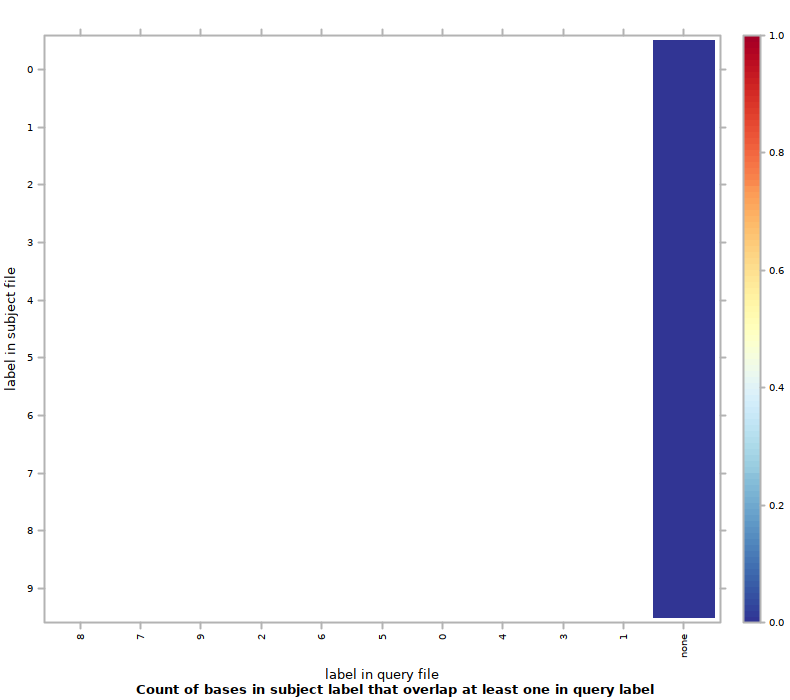

Source code (R):
#!/usr/bin/env Rscript
## transcript produced by Segtools 1.1.14

segtools.r.dirname <-
  system2("python",
          c("-c", "'import segtools; print segtools.get_r_dirname()'"),
          stdout = TRUE)

source(file.path(segtools.r.dirname, 'common.R'))
source(file.path(segtools.r.dirname, 'overlap.R'))
save.overlap.performance('./MCex30bp1bp/overlap-ordered', 'overlap.performance', './MCex30bp1bp/overlap-ordered/overlap.tab', row.normalize = 'FALSE', mnemonic_file = './MCex30bp1bp/overlap-direct/mnemonics1_new.txt', clobber = FALSE, col_mnemonic_file = './MCex30bp1bp/overlap-direct/mnemonics2_new.txt')
save.overlap.heatmap('./MCex30bp1bp/overlap-ordered', 'overlap', './MCex30bp1bp/overlap-ordered/overlap.tab', clobber = FALSE, col_mnemonic_file = './MCex30bp1bp/overlap-direct/mnemonics2_new.txt', cluster = FALSE, max_contrast = FALSE, row.normalize = 'FALSE', mnemonic_file = './MCex30bp1bp/overlap-direct/mnemonics1_new.txt')
